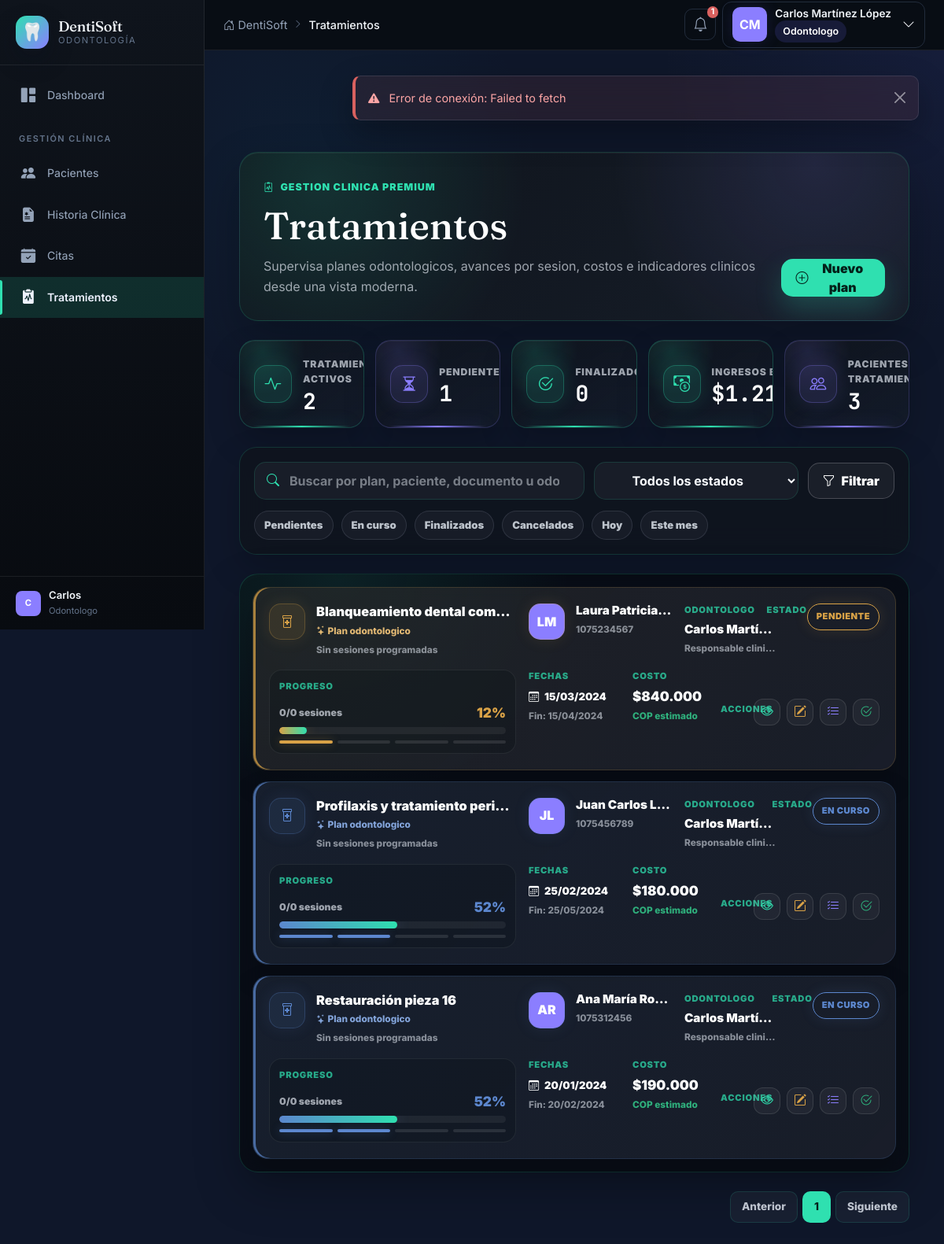
Page /modules/tratamientos/index.php (signed in) on the committed database.
### tables this page shows
CREATE TABLE IF NOT EXISTS usuarios (
    id INT AUTO_INCREMENT PRIMARY KEY,
    rol_id INT NOT NULL,
    nombre VARCHAR(100) NOT NULL,
    apellido VARCHAR(100) NOT NULL,
    email VARCHAR(150) NOT NULL UNIQUE,
    password VARCHAR(255) NOT NULL,
    telefono VARCHAR(20),
    estado ENUM('activo','inactivo','suspendido') DEFAULT 'activo',
    ultimo_acceso DATETIME,
    created_at TIMESTAMP DEFAULT CURRENT_TIMESTAMP,
    updated_at TIMESTAMP DEFAULT CURRENT_TIMESTAMP ON UPDATE CURRENT_TIMESTAMP,
    FOREIGN KEY (rol_id) REFERENCES roles(id)
);

CREATE TABLE IF NOT EXISTS planes_tratamiento (
    id INT AUTO_INCREMENT PRIMARY KEY,
    historia_id INT NOT NULL,
    paciente_id INT NOT NULL,
    odontologo_id INT NOT NULL,
    nombre_plan VARCHAR(200),
    descripcion TEXT,
    fecha_inicio DATE,
    fecha_fin_estimada DATE,
    costo_total DECIMAL(10,2) DEFAULT 0.00,
    estado ENUM('pendiente','en_curso','completado','cancelado') DEFAULT 'pendiente',
    observaciones TEXT,
    created_at TIMESTAMP DEFAULT CURRENT_TIMESTAMP,
    updated_at TIMESTAMP DEFAULT CURRENT_TIMESTAMP ON UPDATE CURRENT_TIMESTAMP,
    FOREIGN KEY (historia_id) REFERENCES historias_clinicas(id),
    FOREIGN KEY (paciente_id) REFERENCES pacientes(id),
    FOREIGN KEY (odontologo_id) REFERENCES usuarios(id)
);

CREATE TABLE IF NOT EXISTS pacientes (
    id INT AUTO_INCREMENT PRIMARY KEY,
    numero_documento VARCHAR(20) NOT NULL UNIQUE,
    tipo_documento ENUM('CC','TI','CE','PAS','RC') DEFAULT 'CC',
    nombre VARCHAR(100) NOT NULL,
    apellido VARCHAR(100) NOT NULL,
    fecha_nacimiento DATE,
    genero ENUM('M','F','Otro'),
    telefono VARCHAR(20),
    email VARCHAR(150),
    direccion TEXT,
    ciudad VARCHAR(100) DEFAULT 'Neiva',
    eps VARCHAR(100),
    tipo_afiliacion ENUM('contributivo','subsidiado','particular','otro') DEFAULT 'particular',
    grupo_sanguineo VARCHAR(5),
    estado ENUM('activo','inactivo') DEFAULT 'activo',
    created_at TIMESTAMP DEFAULT CURRENT_TIMESTAMP,
    updated_at TIMESTAMP DEFAULT CURRENT_TIMESTAMP ON UPDATE CURRENT_TIMESTAMP
);

### modules/tratamientos/index.php (the view, shortened to what the rows shown need)
<?php
require_once __DIR__ . '/../../config/session.php';
$cssAdicional = 'tratamientos-premium.css';
$page = max(1, filter_var($_GET['page'] ?? 1, FILTER_VALIDATE_INT) ?: 1);
$limit = REGISTROS_POR_PAGINA;
$offset = ($page - 1) * $limit;
$where = 'WHERE 1=1';
try {
    $db = getDB();
    $stmt = $db->prepare("SELECT pt.id, pt.paciente_id, pt.nombre_plan, pt.fecha_inicio, pt.fecha_fin_estimada, pt.costo_total, pt.estado,
            p.numero_documento, p.nombre AS paciente_nombre, p.apellido AS paciente_apellido,
            u.nombre AS odontologo_nombre, u.apellido AS odontologo_apellido,
            COALESCE(sa.total_sesiones, 0) AS total_sesiones,
            COALESCE(sa.sesiones_realizadas, 0) AS sesiones_realizadas
        FROM planes_tratamiento pt
        JOIN pacientes p ON pt.paciente_id = p.id
        JOIN usuarios u ON pt.odontologo_id = u.id
        LEFT JOIN (
            SELECT plan_id,
                COUNT(*) AS total_sesiones,
                SUM(CASE WHEN estado = 'realizada' THEN 1 ELSE 0 END) AS sesiones_realizadas
            FROM sesiones_tratamiento
            GROUP BY plan_id
        ) sa ON sa.plan_id = pt.id
        $where
        ORDER BY pt.fecha_inicio DESC, pt.id DESC
        LIMIT :limit OFFSET :offset");
    $stmt->bindValue(':limit', $limit, PDO::PARAM_INT);
    $stmt->bindValue(':offset', $offset, PDO::PARAM_INT);
    $stmt->execute();
    $planes = $stmt->fetchAll();
} catch (PDOException $e) {
    error_log('Tratamientos Index error: ' . $e->getMessage());
    $planes = [];
    $totalRegistros = 0;
    $totalPaginas = 1;
    $stats = ['activos' => 0, 'pendientes' => 0, 'finalizados' => 0, 'ingresos' => 0, 'pacientes_tratamiento' => 0];
}
function h(mixed $value): string {
    return htmlspecialchars((string) ($value ?? ''), ENT_QUOTES | ENT_SUBSTITUTE, 'UTF-8');
}
function badgeClass(string $estado): string {
    return match ($estado) {
        'pendiente' => 'warning',
        'en_curso' => 'info',
        'completado' => 'success',
        'cancelado' => 'danger',
        default => 'secondary',
    };
}
function estadoTexto(string $estado): string {
    return match ($estado) {
        'en_curso' => 'En curso',
        'completado' => 'Finalizado',
        'cancelado' => 'Cancelado',
        default => 'Pendiente',
    };
}
function progressForPlan(array $plan): int {
    $total = (int) ($plan['total_sesiones'] ?? 0);
    return match ((string) ($plan['estado'] ?? 'pendiente')) {
        'pendiente' => 12,
        'en_curso' => 52,
        'completado' => 100,
        'cancelado' => 100,
        default => 0,
    };
}
function initials(string $first, string $last): string {
    return strtoupper(mb_substr(trim($first), 0, 1) . mb_substr(trim($last), 0, 1)) ?: '--';
}
?>
<?php require_once __DIR__ . '/../../includes/header.php'; ?>
<div class="container-fluid py-4 treatments-page">
    <section class="treatments-hero mb-4">
        <div>
            <h1>Tratamientos</h1>
        </div>
    </section>
    <section class="treatment-board">
        <div class="treatment-list">
            <?php if (empty($planes)): ?>
                <div class="treatment-empty">
                    <i class="bi bi-clipboard2-x"></i>
                    <strong>No se encontraron tratamientos</strong>
                    <p>Ajusta los filtros o crea un nuevo plan para iniciar el seguimiento clinico.</p>
                </div>
            <?php else: ?>
                <?php foreach ($planes as $plan): ?>
                    <?php
                        $progress = progressForPlan($plan);
                        $patient = trim($plan['paciente_nombre'] . ' ' . $plan['paciente_apellido']);
                        $doctor = trim($plan['odontologo_nombre'] . ' ' . $plan['odontologo_apellido']);
                        $totalSessions = (int) ($plan['total_sesiones'] ?? 0);
                        $doneSessions = (int) ($plan['sesiones_realizadas'] ?? 0);
                    ?>
                    <article class="treatment-row status-<?= h($plan['estado']) ?>">
                        <div class="treatment-plan-cell" data-label="Plan">
                            <span class="plan-icon"><i class="bi bi-prescription2"></i></span>
                            <div>
                                <strong><?= h($plan['nombre_plan']) ?></strong>
                                <small><i class="bi bi-stars"></i> Plan odontologico</small>
                                <em><?= $totalSessions > 0 ? h((string) $totalSessions) . ' sesiones programadas' : 'Sin sesiones programadas' ?></em>
                            </div>
                        </div>
                        <div class="treatment-patient-cell" data-label="Paciente">
                            <span class="patient-avatar"><?= h(initials($plan['paciente_nombre'], $plan['paciente_apellido'])) ?></span>
                            <div>
                                <strong><?= h($patient) ?></strong>
                                <small><?= h($plan['numero_documento']) ?></small>
                            </div>
                        </div>
                        <div class="treatment-text-cell" data-label="Odontologo">
                            <strong><?= h($doctor) ?></strong>
                            <small>Responsable clinico</small>
                        </div>
                        <div class="treatment-progress-cell" data-label="Progreso">
                            <div class="progress-top">
                                <span><?= $doneSessions ?>/<?= $totalSessions ?> sesiones</span>
                                <strong><?= $progress ?>%</strong>
                            </div>
                            <div class="treatment-progress"><span style="width: <?= $progress ?>%"></span></div>
                            <div class="timeline-dots">
                                <span class="<?= $progress >= 10 ? 'done' : '' ?>"></span>
                                <span class="<?= $progress >= 45 ? 'done' : '' ?>"></span>
                                <span class="<?= $progress >= 75 ? 'done' : '' ?>"></span>
                                <span class="<?= $progress >= 100 ? 'done' : '' ?>"></span>
                            </div>
                        </div>
                        <div class="treatment-date-cell" data-label="Fechas">
                            <span><i class="bi bi-calendar3"></i> <?= h(date('d/m/Y', strtotime($plan['fecha_inicio']))) ?></span>
                            <small>Fin: <?= h($plan['fecha_fin_estimada'] ? date('d/m/Y', strtotime($plan['fecha_fin_estimada'])) : 'Sin definir') ?></small>
                        </div>
                        <div class="treatment-money-cell" data-label="Costo">
                            <strong>$<?= number_format((float) $plan['costo_total'], 0, ',', '.') ?></strong>
                            <small>COP estimado</small>
                        </div>
                        <div class="treatment-status-cell" data-label="Estado">
                            <span class="treatment-badge badge-<?= badgeClass($plan['estado']) ?>"><?= h(estadoTexto($plan['estado'])) ?></span>
                        </div>
                        <div class="treatment-actions" data-label="Acciones">
                            <a href="sesiones.php?plan_id=<?= h($plan['id']) ?>" class="treatment-action view" title="Ver detalles"><i class="bi bi-eye"></i></a>
                            <?php if (can('tratamientos.crear')): ?>
                                <a href="crear_plan.php?id=<?= h($plan['id']) ?>" class="treatment-action edit" title="Editar"><i class="bi bi-pencil-square"></i></a>
                            <?php endif; ?>
                            <a href="sesiones.php?plan_id=<?= h($plan['id']) ?>" class="treatment-action sessions" title="Ver sesiones"><i class="bi bi-list-check"></i></a>
                            <?php if (can('tratamientos.crear')): ?>
                                <a href="crear_plan.php?id=<?= h($plan['id']) ?>" class="treatment-action finish" title="Cambiar estado"><i class="bi bi-check2-circle"></i></a>
                            <?php endif; ?>
                        </div>
                    </article>
                <?php endforeach; ?>
            <?php endif; ?>
        </div>
    </section>
</div>
<?php require_once __DIR__ . '/../../includes/footer.php'; ?>

### includes/header.php (shortened to what the rows shown need)
<?php
require_once __DIR__ . '/../config/session.php';
$usuario = currentUser();
?>
<!DOCTYPE html>
<html lang="es">
<head>
    <link href="https://cdn.jsdelivr.net/npm/bootstrap@5.3.3/dist/css/bootstrap.min.css" rel="stylesheet">
    <link href="https://cdn.jsdelivr.net/npm/bootstrap-icons@1.11.3/font/bootstrap-icons.css" rel="stylesheet">
    <link href="<?= BASE_URL ?>/assets/css/style.css?v=<?= filemtime(__DIR__ . '/../assets/css/style.css') ?>" rel="stylesheet">
    <?php if (isset($cssAdicional)): ?>
        <?php $cssAdicionalPath = __DIR__ . '/../assets/css/' . $cssAdicional; ?>
        <link href="<?= BASE_URL ?>/assets/css/<?= $cssAdicional ?>?v=<?= is_file($cssAdicionalPath) ? filemtime($cssAdicionalPath) : time() ?>" rel="stylesheet">
    <?php endif; ?>
</head>
<body>
    <nav class="navbar-top">
        <div class="navbar-right">
            <div class="dropdown">
                <button class="navbar-user-btn" data-bs-toggle="dropdown" aria-expanded="false">
                    <div class="user-avatar user-avatar-lg">
                        <?= strtoupper(mb_substr($usuario['nombre'], 0, 1) . mb_substr($usuario['apellido'], 0, 1)) ?>
                    </div>
                    <div class="user-info d-none d-md-block">
                        <span class="user-name"><?= htmlspecialchars($usuario['nombre'] . ' ' . $usuario['apellido']) ?></span>
                        <span class="user-role-badge"><span class="role-badge"><?= htmlspecialchars(ucfirst($usuario['rol'])) ?></span></span>
                    </div>
                    <i class="bi bi-chevron-down ms-1 d-none d-md-inline"></i>
                </button>
                        <?php $perms = getUserPermissions(); $permCount = count($perms); ?>
            </div>
        </div>
    </nav>
    <?php require_once __DIR__ . '/sidebar.php'; ?>
    <main class="main-content" id="mainContent">

### includes/sidebar.php (shortened to what the rows shown need)
<?php
$usuario = currentUser();
?>
<aside class="sidebar" id="sidebar">
    <div class="sidebar-footer">
        <div class="sidebar-user-mini">
            <div class="user-avatar-sm">
                <?= strtoupper(mb_substr($usuario['nombre'], 0, 1)) ?>
            </div>
            <div class="user-info-sm">
                <span><?= htmlspecialchars($usuario['nombre']) ?></span>
                <small><?= htmlspecialchars(ucfirst($usuario['rol'])) ?></small>
            </div>
        </div>
    </div>
</aside>

### rows in the picture
usuarios: nombre+apellido "CM", nombre+apellido "Carlos Martínez López", nombre "C", nombre "Carlos"
planes_tratamiento: nombre_plan "Blanqueamiento dental com…", paciente.apellido "LM", paciente.apellido "Laura Patricia…", paciente.numero_documento "1075234567", odontologo.apellido "Carlos Martí…", doneSessions "0", totalSessions "0", estado "12", fecha_inicio "15/03/2024", fecha_fin_estimada "15/04/2024", costo_total "840.000", estado "PENDIENTE"
planes_tratamiento: nombre_plan "Profilaxis y tratamiento peri…", paciente.apellido "JL", paciente.apellido "Juan Carlos L…", paciente.numero_documento "1075456789", odontologo.apellido "Carlos Martí…", doneSessions "0", totalSessions "0", estado "52", fecha_inicio "25/02/2024", fecha_fin_estimada "25/05/2024", costo_total "180.000", estado "EN CURSO"
planes_tratamiento: nombre_plan "Restauración pieza 16", paciente.apellido "AR", paciente.apellido "Ana María Ro…", paciente.numero_documento "1075312456", odontologo.apellido "Carlos Martí…", doneSessions "0", totalSessions "0", estado "52", fecha_inicio "20/01/2024", fecha_fin_estimada "20/02/2024", costo_total "190.000", estado "EN CURSO"

### other values in the picture
APP_NAME "DentiSoft"
$paginaTitulo "Tratamientos"
$totalNotificaciones "1"
$usuario['rol'] "Odontologo"
$stats['activos'] "2"
$stats['pendientes'] "1"
$stats['finalizados'] "0"
$stats['pacientes_tratamiento'] "3"
